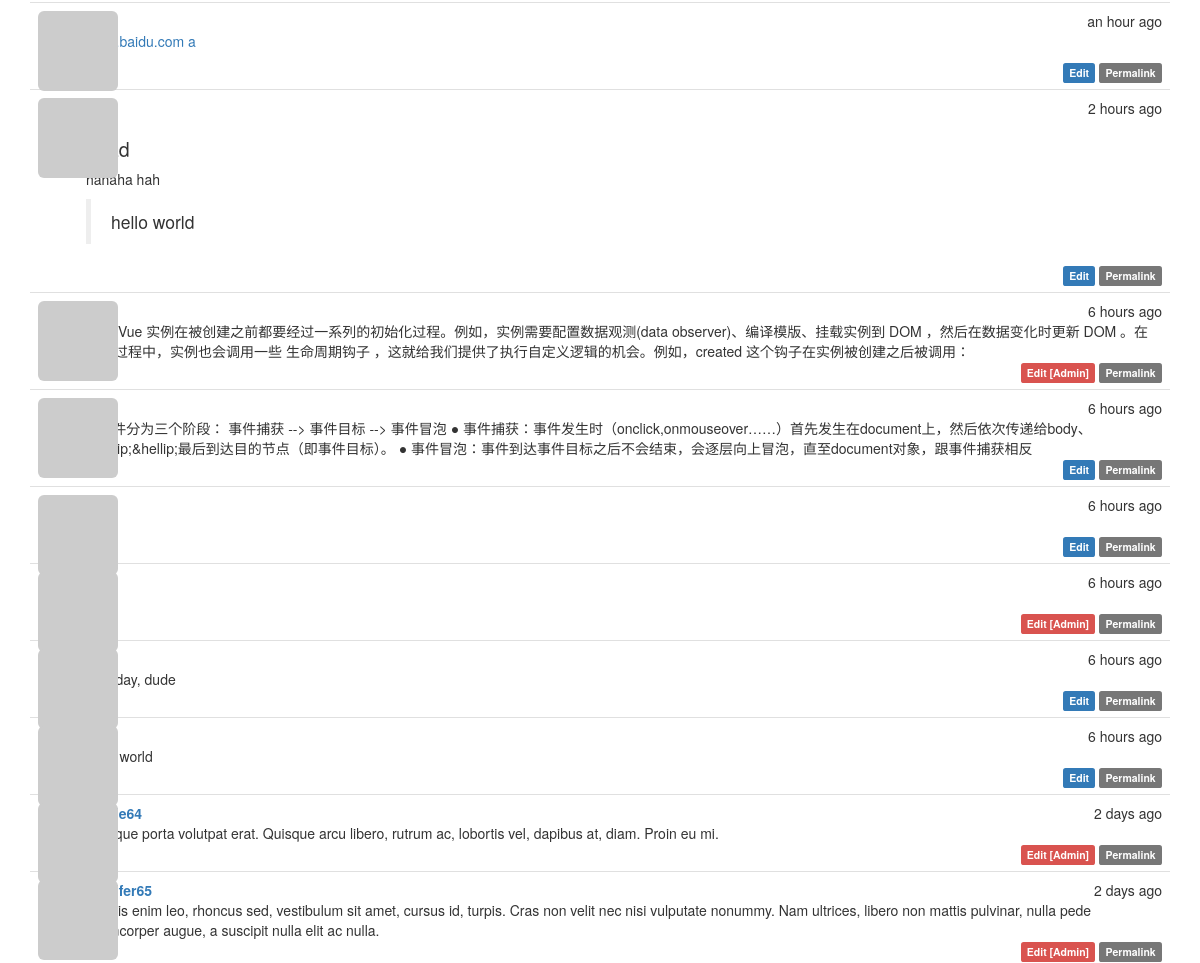
Page / (signed in, middle part) on the earlier database version.
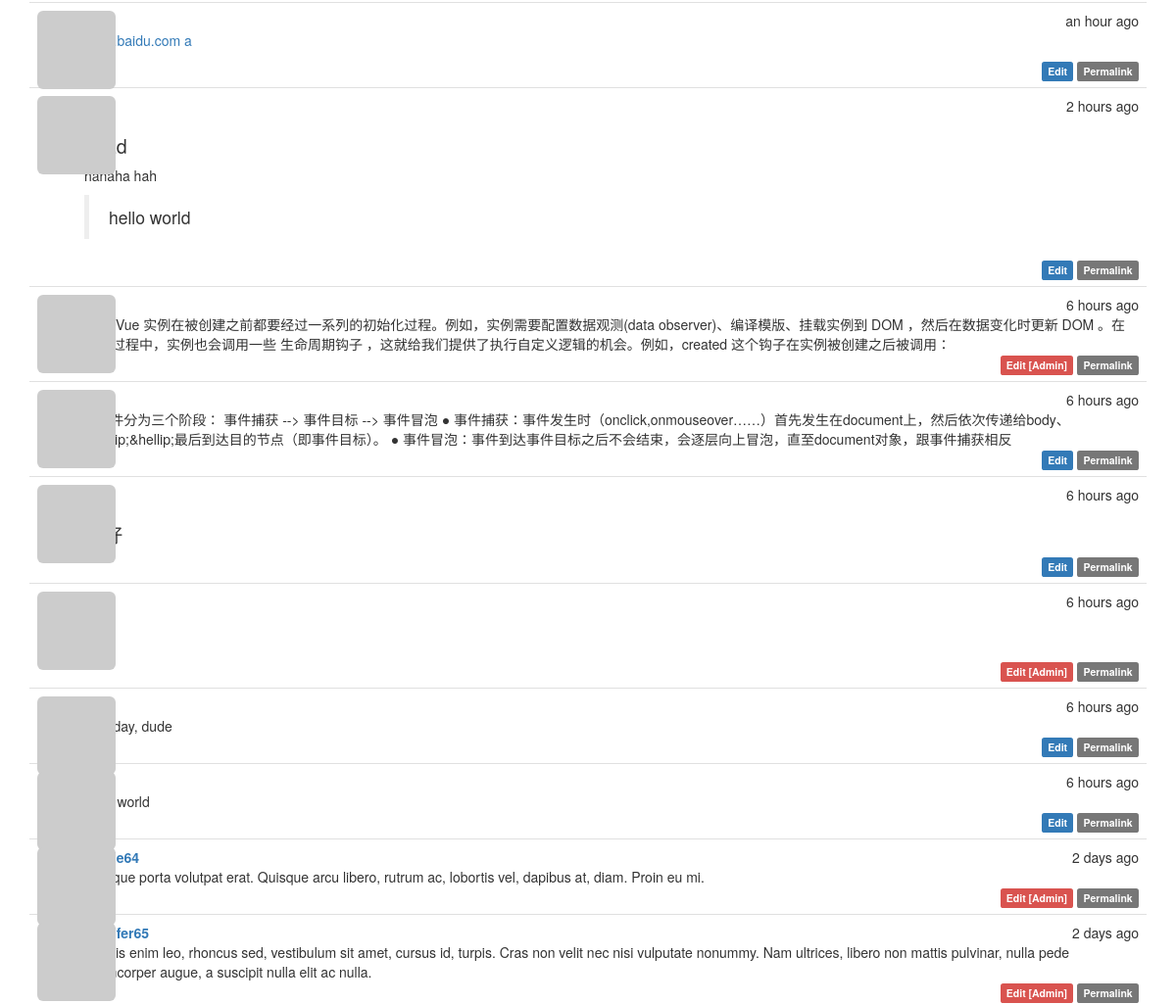
Same page on the later database version.
### app/main/views.py (the view)
@main.route("/", methods=['GET','POST'])
def index():
	form = PostForm()
	if current_user.can(Permission.WRITE_ARTICLES) and \
			form.validate_on_submit():
		post = Post(body=form.body.data, author=current_user._get_current_object())
		db.session.add(post)
		return redirect(url_for('.index'))
	page = request.args.get('page',1,type=int)
	pagination = Post.query.order_by(Post.timestamp.desc()).paginate(
			page, per_page=current_app.config['POSTS_PER_PAGE'], error_out=False)
	posts = pagination.items
	return render_template('index.html',form=form,posts=posts, pagination=pagination)

### app/auth/views.py (called while the page is built)
@auth.before_app_request #在全局的所有request之前，判断如果1.用户登录2.且未确认3.且请求的端点不在auth蓝本中,则强制跳转到unconfirm界面
def before_request():
	if current_user.is_authenticated:
		current_user.ping()
		if not current_user.confirmed \
			and request.endpoint \
			and request.endpoint[:5]!= 'auth.'\
			and request.endpoint != 'static':
			return redirect(url_for('auth.unconfirmed'))

### app/main/__init__.py (called while the page is built)
@main.app_context_processor #Permission类加入全局上下文卡，在所有模板中都可以全局访问
def inject_perssions():
	return dict(Permission=Permission)

### app/models.py (called while the page is built)
	@login_manager.user_loader #这个是登录模块的东西
	def load_user(user_id):
		return User.query.get(int(user_id)) #返回当前user对象，作为current_user

	def can(self, permissions):
		return self.role is not None and \
			(self.role.permissions & permissions) == permissions #权限判断巧妙

	def is_administrator(self):
		return self.can(Permission.ADMINISTER)

	def ping(self):
		self.last_seen = datetime.utcnow()
		db.session.add(self)

### app/templates/index.html (shortened to what this page needs)
{% extends "base.html" %}
{% import "bootstrap/wtf.html" as wtf %}
{% import "_macros.html" as macros %}
{% block page_content %}
{% include "_posts.html" %}
{% endblock %}

Differences in the rows shown:
changed Post (number 5 of 10 on the later page): body_html empty → "<h1>你好</h1>" (drawn)
changed Post (number 6 of 10 on the later page): body_html empty → "<h2>yes</h2>" (drawn)
